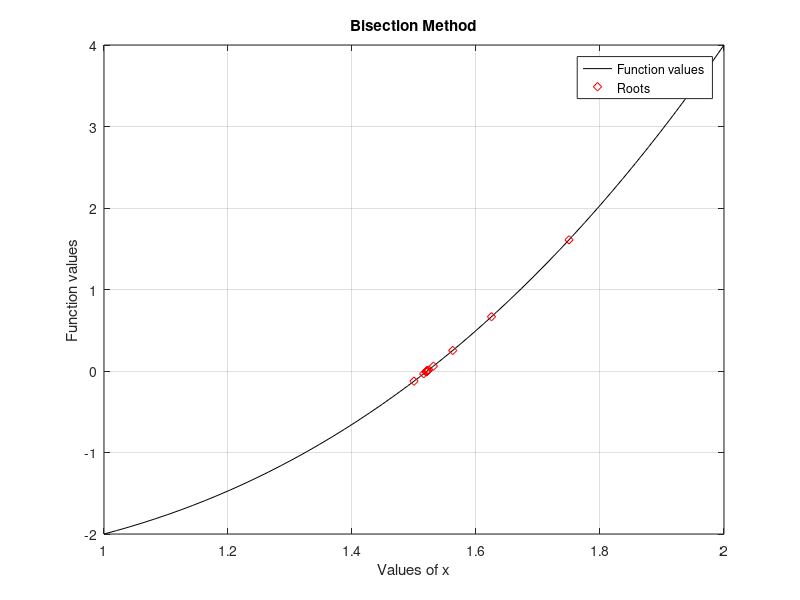

Source code (MATLAB):
function s = task_102 ()

  function y = f(x)
    y = x.^3 - x - 2;
  end
  a = 1;
  b = 2;
  e = 0.000001;
  A = [];

  while (b - a) / 2 > e
      c = (a + b) / 2;
      A = [A; c];
      if f (c) == 0
        break;
      elseif f(a) * f(c) < 0
        b = c;
      else f (b) * f(c) < 0
        a = c;
      end
    end
  fprintf ('%f\n', A (end));

  x = linspace(1, 2, 50);
  y = f(x);
  plot (x, y, 'k');
  grid on;
  hold on;
  plot(A, f(A), 'rd');
  xlabel('Values of x');
  ylabel('Function values');
  title('Bisection Method');
  legend('Function values ', 'Roots');


endfunction

